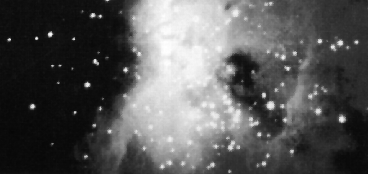
%> input picture Prácticas/Práctica 2/Ejercicios/Entrega/ngc4024l.tif, 368 x 174 px
$ octave Ejercicio_5c.m   (GNU Octave 9; MATLAB toolbox functions it lacks are replaced by stand-ins)
%> lines starting %> are read from the running program, lines starting %| are printed output that depends on the picture
I = imread('ngc4024l.tif');
%> I is the input picture: size 174x368 uint8; min 6, max 255, mean 86.9

I1 = im2double(I);  % Rango de la imagen en [0,1]
I2 = I1;

a = 0.5;

c = 0.4;
d = 0.6;

for n = 1:368
    for m = 1:174
        if (c < I1(m,n)) || (I1(m,n) > d)
            I2(m,n) = I1(m,n)*a;

        else
            I2(m,n) = a*c + (I1(m,n)-c)*(1-a*c)/(1-c);

        end
    end
end
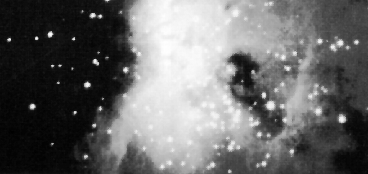
%> I2: size 174x368 double; min -0.302, max 0.5, mean 0.0303; drawn with min black and max white

figure, imshow(I);
figure, imshow(I2);
%> after `imshow(I2)`:
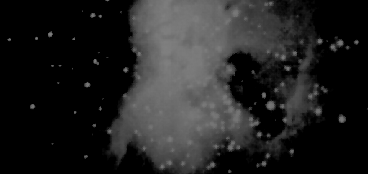
%> displayed picture: size 174x368, on the screen's scale of 0 to 255; min 0, max 128, mean 34.3
